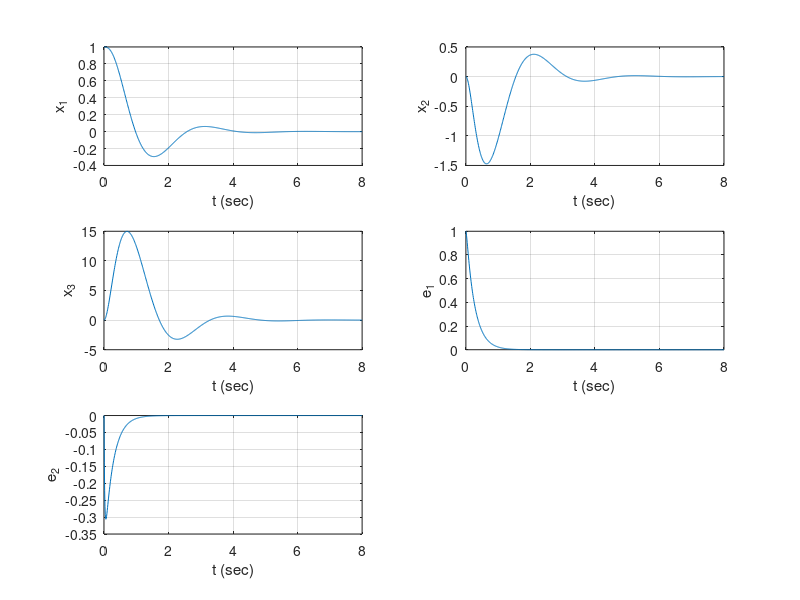

MATLAB code for this plot:
% Response to initial condition.

A = [0, 1, 0;0, 0, 1;0, -24, -10];
B = [0;10;-80];
K = [1.25, 1.25, 0.19375];
Kb = [1.25, 0.19375];
Ke = [-1;6.25];
Aab = [-1, 6.25];Abb = [0, 1;-24, -10];
AA = [A-B*K, B*Kb;zeros(2,3), Abb-Ke*Aab];
sys = ss(AA, eye(5), eye(5), eye(5))
t = 0:0.01:8;
x = initial(sys, [1;0;0;1;0], t);
x1 = [1, 0, 0, 0, 0]*x';
x2 = [0, 1, 0, 0, 0]*x';
x3 = [0, 0, 1, 0, 0]*x';
e1 = [0, 0, 0, 1, 0]*x';
e2 = [0, 0, 0, 0, 1]*x';

subplot(3,2,1);plot(t, x1);grid
xlabel('t (sec)');ylabel('x_1')

subplot(3,2,2);plot(t, x2);grid
xlabel('t (sec)');ylabel('x_2')

subplot(3,2,3);plot(t, x3);grid
xlabel('t (sec)');ylabel('x_3')

subplot(3,2,4);plot(t, e1);grid
xlabel('t (sec)');ylabel('e_1')

subplot(3,2,5);plot(t, e2);grid
xlabel('t (sec)');ylabel('e_2')
